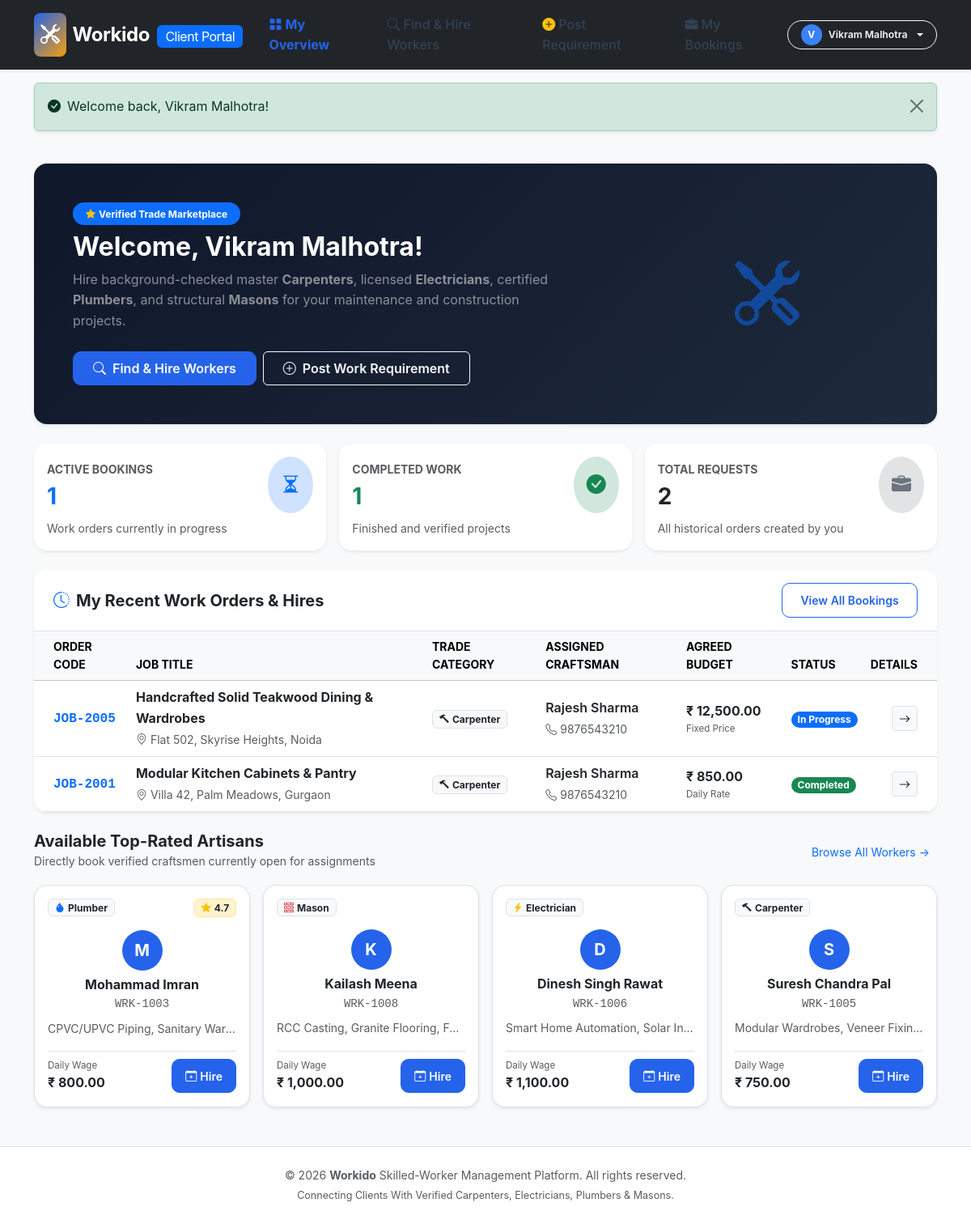
The page /customer/dashboard.php (signed in) on the database its author committed.
### tables this page shows
CREATE TABLE `jobs` (
  `id` INT AUTO_INCREMENT PRIMARY KEY,
  `job_code` VARCHAR(20) NOT NULL UNIQUE,
  `title` VARCHAR(150) NOT NULL,
  `category` ENUM('Carpenter', 'Electrician', 'Plumber', 'Mason') NOT NULL,
  `description` TEXT NOT NULL,
  `location` VARCHAR(255) NOT NULL,
  `start_date` DATE NOT NULL,
  `expected_completion_date` DATE NOT NULL,
  `actual_completion_date` DATE NULL,
  `payment_type` ENUM('Daily Rate', 'Fixed Price') NOT NULL DEFAULT 'Daily Rate',
  `agreed_wage` DECIMAL(10,2) NOT NULL DEFAULT 0.00,
  `status` ENUM('Pending', 'Assigned', 'In Progress', 'Completed', 'Cancelled') NOT NULL DEFAULT 'Pending',
  `client_name` VARCHAR(100) NULL,
  `client_contact` VARCHAR(30) NULL,
  `customer_id` INT NULL,
  `notes` TEXT NULL,
  `created_by` INT NULL,
  `created_at` DATETIME NOT NULL DEFAULT CURRENT_TIMESTAMP,
  `updated_at` DATETIME NOT NULL DEFAULT CURRENT_TIMESTAMP ON UPDATE CURRENT_TIMESTAMP,
  INDEX `idx_job_status` (`status`),
  INDEX `idx_job_category` (`category`),
  INDEX `idx_job_code` (`job_code`),
  INDEX `idx_job_customer` (`customer_id`),
  CONSTRAINT `fk_jobs_customer` FOREIGN KEY (`customer_id`) REFERENCES `users` (`id`) ON DELETE SET NULL,
  CONSTRAINT `fk_jobs_creator` FOREIGN KEY (`created_by`) REFERENCES `users` (`id`) ON DELETE SET NULL
);

CREATE TABLE `workers` (
  `id` INT AUTO_INCREMENT PRIMARY KEY,
  `worker_code` VARCHAR(20) NOT NULL UNIQUE,
  `full_name` VARCHAR(100) NOT NULL,
  `mobile_number` VARCHAR(20) NOT NULL,
  `email` VARCHAR(100) NULL,
  `address` TEXT NOT NULL,
  `category` ENUM('Carpenter', 'Electrician', 'Plumber', 'Mason') NOT NULL,
  `skills` TEXT NOT NULL,
  `experience_years` DECIMAL(4,1) NOT NULL DEFAULT 0.0,
  `daily_wage` DECIMAL(10,2) NOT NULL DEFAULT 0.00,
  `availability_status` ENUM('Available', 'Assigned', 'On Leave', 'Inactive') NOT NULL DEFAULT 'Available',
  `joining_date` DATE NOT NULL,
  `additional_details` TEXT NULL,
  `created_at` DATETIME NOT NULL DEFAULT CURRENT_TIMESTAMP,
  `updated_at` DATETIME NOT NULL DEFAULT CURRENT_TIMESTAMP ON UPDATE CURRENT_TIMESTAMP,
  INDEX `idx_worker_category` (`category`),
  INDEX `idx_worker_status` (`availability_status`),
  INDEX `idx_worker_code` (`worker_code`)
);

### customer/dashboard.php (the view, shortened to what the rows shown need)
<?php
require_once __DIR__ . '/../includes/customer_header.php';
$pdo = getDBConnection();
$customerId = $user['id'];
$recentJobs = [];
if ($pdo) {
    try {
        $jStmt = $pdo->prepare("
            SELECT j.*, w.id as worker_id, w.full_name as worker_name, w.mobile_number as worker_phone, w.worker_code, w.category as worker_category
            FROM jobs j
            LEFT JOIN job_assignments ja ON j.id = ja.job_id
            LEFT JOIN workers w ON ja.worker_id = w.id
            WHERE j.customer_id = ?
            ORDER BY j.id DESC LIMIT 5
        ");
        $jStmt->execute([$customerId]);
        $recentJobs = $jStmt->fetchAll();
        $topWorkersStmt = $pdo->query("
            SELECT w.*,
                   (SELECT AVG(rating) FROM performance_records pr WHERE pr.worker_id = w.id) as avg_rating
            FROM workers w
            WHERE w.availability_status = 'Available'
            ORDER BY avg_rating DESC, experience_years DESC LIMIT 4
        ");
        $recommendedWorkers = $topWorkersStmt->fetchAll();
    } catch (Exception $e) {
        echo '<div class="alert alert-danger">Error retrieving dashboard: ' . e($e->getMessage()) . '</div>';
    }
}
?>
<div class="card border-0 rounded-4 shadow-sm mb-4 overflow-hidden" style="background: linear-gradient(135deg, #0f172a 0%, #1e293b 100%); color: #fff;">
    <div class="card-body p-4 p-md-5">
        <div class="row align-items-center gy-4">
            <div class="col-lg-8">
                <h2 class="fw-bold mb-2">Welcome, <?= e($user['full_name']) ?>!</h2>
            </div>
        </div>
    </div>
</div>
<div class="card border-0 shadow-sm rounded-4 mb-4 bg-white overflow-hidden">
    <div class="table-responsive">
        <table class="table table-hover align-middle mb-0">
            <thead class="table-light small text-uppercase">
                <tr>
                    <th class="ps-4">Order Code</th>
                    <th>Job Title</th>
                    <th>Trade Category</th>
                    <th>Assigned Craftsman</th>
                    <th>Agreed Budget</th>
                    <th>Status</th>
                    <th class="text-end pe-4">Details</th>
                </tr>
            </thead>
            <tbody>
                <?php if (empty($recentJobs)): ?>
                    <tr>
                        <td colspan="7" class="text-center py-5 text-muted">
                            <i class="bi bi-briefcase fs-1 text-muted mb-2 d-block"></i>
                            <h6 class="fw-bold text-dark">You have not posted any work orders yet</h6>
                            <p class="small text-muted mb-3">Browse our top rated trade professionals or post your task specifications.</p>
                            <a href="<?= getBaseUrl('customer/workers.php') ?>" class="btn btn-sm btn-primary">
                                <i class="bi bi-people-fill me-1"></i>Hire a Skilled Worker Now
                            </a>
                        </td>
                    </tr>
                <?php else: ?>
                    <?php foreach ($recentJobs as $job): ?>
                        <tr>
                            <td class="ps-4">
                                <span class="font-monospace fw-bold text-primary"><?= e($job['job_code']) ?></span>
                            </td>
                            <td>
                                <a href="<?= getBaseUrl('customer/view_job.php?id=' . $job['id']) ?>" class="fw-bold text-dark text-decoration-none d-block">
                                    <?= e($job['title']) ?>
                                </a>
                                <small class="text-muted"><i class="bi bi-geo-alt me-1"></i><?= e($job['location']) ?></small>
                            </td>
                            <td><?= getCategoryBadge($job['category']) ?></td>
                            <td>
                                <?php if ($job['worker_name']): ?>
                                    <div class="fw-semibold text-dark"><?= e($job['worker_name']) ?></div>
                                    <small class="text-muted"><i class="bi bi-telephone me-1"></i><?= e($job['worker_phone']) ?></small>
                                <?php else: ?>
                                    <span class="badge bg-warning-subtle text-warning border border-warning-subtle">
                                        <i class="bi bi-clock me-1"></i>Awaiting Dispatch
                                    </span>
                                <?php endif; ?>
                            </td>
                            <td>
                                <span class="fw-bold text-dark"><?= formatCurrency($job['agreed_wage']) ?></span>
                                <small class="text-muted d-block" style="font-size: 0.72rem;"><?= e($job['payment_type']) ?></small>
                            </td>
                            <td><?= getJobStatusBadge($job['status']) ?></td>
                            <td class="text-end pe-4">
                                <a href="<?= getBaseUrl('customer/view_job.php?id=' . $job['id']) ?>" class="btn btn-sm btn-light border" title="View Full Details">
                                    <i class="bi bi-arrow-right"></i>
                                </a>
                            </td>
                        </tr>
                    <?php endforeach; ?>
                <?php endif; ?>
            </tbody>
        </table>
    </div>
</div>
<div class="mb-4">
    <div class="row g-3">
        <?php foreach ($recommendedWorkers as $wk): ?>
            <div class="col-md-6 col-lg-3">
                <div class="card border rounded-4 p-3 bg-white h-100 shadow-sm d-flex flex-column">
                    <div class="d-flex justify-content-between align-items-start mb-2">
                        <?= getCategoryBadge($wk['category']) ?>
                        <?php if ($wk['avg_rating']): ?>
                            <span class="badge bg-warning-subtle text-dark border border-warning-subtle">
                                <i class="bi bi-star-fill text-warning me-1"></i><?= number_format((float)$wk['avg_rating'], 1) ?>
                            </span>
                        <?php endif; ?>
                    </div>
                    <div class="text-center my-2">
                        <div class="user-avatar mx-auto mb-2" style="width: 50px; height: 50px; font-size: 1.25rem; background-color: #2563eb;">
                            <?= strtoupper(substr($wk['full_name'], 0, 1)) ?>
                        </div>
                        <h6 class="fw-bold mb-0 text-dark"><?= e($wk['full_name']) ?></h6>
                        <small class="text-muted font-monospace"><?= e($wk['worker_code']) ?></small>
                    </div>
                    <div class="text-muted small text-center mb-3 text-truncate" title="<?= e($wk['skills']) ?>">
                        <?= e($wk['skills']) ?>
                    </div>
                    <div class="mt-auto border-top pt-2 d-flex justify-content-between align-items-center">
                        <div>
                            <small class="text-muted d-block" style="font-size: 0.72rem;">Daily Wage</small>
                            <span class="fw-bold text-dark"><?= formatCurrency($wk['daily_wage']) ?></span>
                        </div>
                        <a href="<?= getBaseUrl('customer/hire_worker.php?worker_id=' . $wk['id']) ?>" class="btn btn-sm btn-primary px-3">
                            <i class="bi bi-calendar-plus me-1"></i>Hire
                        </a>
                    </div>
                </div>
            </div>
        <?php endforeach; ?>
    </div>
</div>
<?php include __DIR__ . '/../includes/customer_footer.php'; ?>

### config/functions.php (shortened to what the rows shown need)
<?php
function e(?string $string): string {
    return htmlspecialchars((string)($string ?? ''), ENT_QUOTES, 'UTF-8');
}
function isLoggedIn(): bool {
    return !empty($_SESSION['user_id']) && !empty($_SESSION['user_email']);
}
function getCurrentUser(): ?array {
    return [
        'id'        => $_SESSION['user_id'],
        'full_name' => $_SESSION['user_name'] ?? 'User',
        'email'     => $_SESSION['user_email'] ?? '',
        'role'      => $_SESSION['user_role'] ?? 'staff',
    ];
}
function getBaseUrl(string $path = ''): string {
    $scriptDir = dirname($_SERVER['SCRIPT_NAME']);
    $scriptDir = str_replace('\\', '/', $scriptDir);
    if (str_ends_with($scriptDir, '/admin') || str_ends_with($scriptDir, '/customer') || str_ends_with($scriptDir, '/includes') || str_ends_with($scriptDir, '/config')) {
        $base = dirname($scriptDir);
    } else {
        $base = $scriptDir;
    }
    $base = rtrim($base, '/');
    $cleanPath = ltrim($path, '/');
    return ($base ? $base : '') . ($cleanPath ? '/' . $cleanPath : '');
}
function formatCurrency($amount): string {
    $num = is_numeric($amount) ? (float)$amount : 0.00;
    return '₹ ' . number_format($num, 2);
}
function getJobStatusBadge(string $status): string {
    $badgeClass = match ($status) {
        'Pending'     => 'bg-warning text-dark',
        'Assigned'    => 'bg-info text-dark',
        'In Progress' => 'bg-primary text-white',
        'Completed'   => 'bg-success text-white',
        'Cancelled'   => 'bg-danger text-white',
        default       => 'bg-secondary text-white'
    };
    return '<span class="badge ' . $badgeClass . ' px-2 py-1 rounded-pill">' . e($status) . '</span>';
}
function getCategoryBadge(string $category): string {
    $icon = match ($category) {
        'Carpenter'   => '<i class="bi bi-hammer me-1 text-amber"></i>',
        'Electrician' => '<i class="bi bi-lightning-charge-fill me-1 text-warning"></i>',
        'Plumber'     => '<i class="bi bi-droplet-fill me-1 text-primary"></i>',
        'Mason'       => '<i class="bi bi-bricks me-1 text-danger"></i>',
        default       => '<i class="bi bi-tools me-1"></i>'
    };
    return '<span class="badge bg-light text-dark border px-2 py-1">' . $icon . e($category) . '</span>';
}

### rows shown on the page
jobs: job_code "JOB-2005", title "Handcrafted Solid Teakwood Dining & Wardrobes", location "Flat 502, Skyrise Heights, Noida", category "Carpenter", workers.full_name "Rajesh Sharma", workers.mobile_number "9876543210", agreed_wage "₹ 12,500.00", payment_type "Fixed Price", status "In Progress"
jobs: job_code "JOB-2001", title "Modular Kitchen Cabinets & Pantry", location "Villa 42, Palm Meadows, Gurgaon", category "Carpenter", workers.full_name "Rajesh Sharma", workers.mobile_number "9876543210", agreed_wage "₹ 850.00", payment_type "Daily Rate", status "Completed"
workers: category "Plumber", avg_rating "4.7", full_name "M", full_name "Mohammad Imran", worker_code "WRK-1003", skills "CPVC/UPVC Piping, Sanitary War…", daily_wage "₹ 800.00"
workers: category "Mason", full_name "K", full_name "Kailash Meena", worker_code "WRK-1008", skills "RCC Casting, Granite Flooring, F…", daily_wage "₹ 1,000.00"
workers: category "Electrician", full_name "D", full_name "Dinesh Singh Rawat", worker_code "WRK-1006", skills "Smart Home Automation, Solar In…", daily_wage "₹ 1,100.00"
workers: category "Carpenter", full_name "S", full_name "Suresh Chandra Pal", worker_code "WRK-1005", skills "Modular Wardrobes, Veneer Fixin…", daily_wage "₹ 750.00"

### other values the page prints
substr($user['full_name'] ?? 'C', 0, 1) "V"
$user['full_name'] "Vikram Malhotra"
$message "Welcome back, Vikram Malhotra!"
$inProgressCount "1"
$completedCount "1"
$totalRequests "2"
